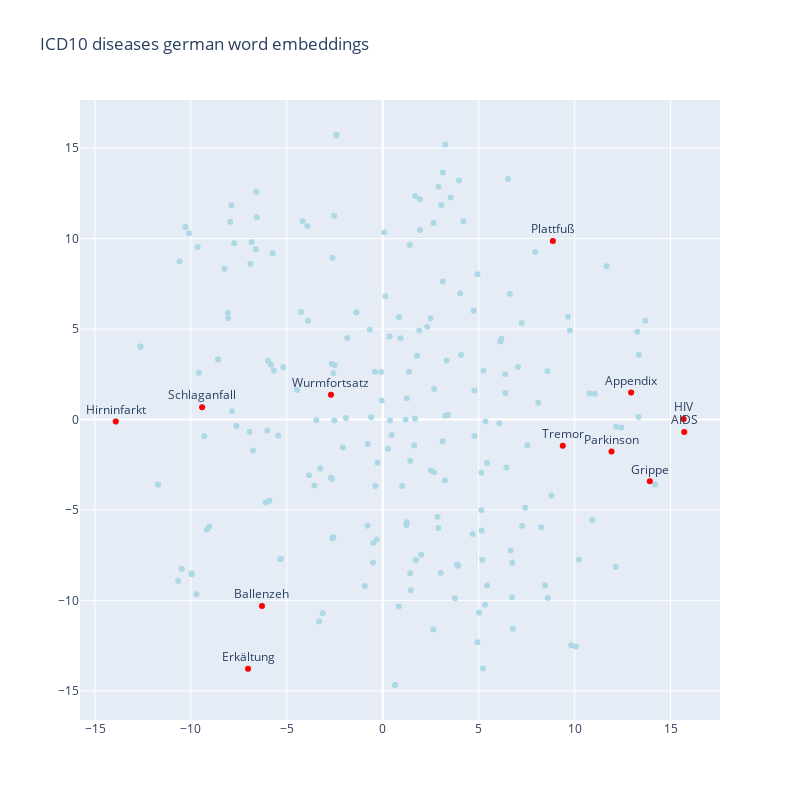

This figure's notebook cell:
### Code cell
df = pd.DataFrame({'x': X_tsne[:,0], 'y': X_tsne[:,1], 'label': labels})
df['color'] = 'lightblue'

# Additional DataFrame for specific diseases with red color
additional_df = pd.DataFrame()
for disease in test_diseases:
    additional_df = pd.concat([additional_df, pd.DataFrame({
        'x': X_tsne[labels.index(disease), 0],
        'y': X_tsne[labels.index(disease), 1],
        'label': disease,
        "color": "red"
    }, index=[1])])


fig = go.Figure()

fig.add_trace(go.Scatter(
    x=df['x'],
    y=df['y'],
    mode='markers',
    marker=dict(color=df['color']),
    text=df['label'],
))
fig.add_trace(go.Scatter(
    x=additional_df['x'],
    y=additional_df['y'],
    mode='markers+text',
    marker=dict(color=additional_df['color']),
    text=additional_df['label'],
))

fig.update_layout(title_text='ICD10 diseases german word embeddings', hovermode='closest', showlegend=False, width=800, height=800)
fig.update_traces(textposition='top center')
fig.show()

### Figure 1 — Plotly figure (JSON) as saved in the notebook; plotly's stock layout.template omitted (floating-point values rounded to 4 significant figures; data arrays with more than 128 entries replaced by an {"elided": "..."} marker saying what was removed)
{"data": [{"marker": {"color": {"elided": "215 str values"}}, "mode": "markers", "text": {"elided": "215 str values"}, "x": {"elided": "215 float values"}, "y": {"elided": "215 float values"}, "type": "scatter", "textposition": "top center"}, {"marker": {"color": ["red", "red", "red", "red", "red", "red", "red", "red", "red", "red", "red", "red"]}, "mode": "markers+text", "text": ["Parkinson", "Tremor", "HIV", "AIDS", "Schlaganfall", "Hirninfarkt", "Appendix", "Wurmfortsatz", "Ballenzeh", "Plattfuß", "Erkältung", "Grippe"], "x": [11.92, 9.38, 15.68, 15.71, -9.417, -13.92, 12.94, -2.7, -6.297, 8.863, -7.023, 13.92], "y": [-1.776, -1.453, 0.02416, -0.6851, 0.6784, -0.1056, 1.489, 1.365, -10.31, 9.869, -13.78, -3.419], "type": "scatter", "textposition": "top center"}], "layout": {"title": {"text": "ICD10 diseases german word embeddings"}, "hovermode": "closest", "showlegend": false, "width": 800, "height": 800}}
